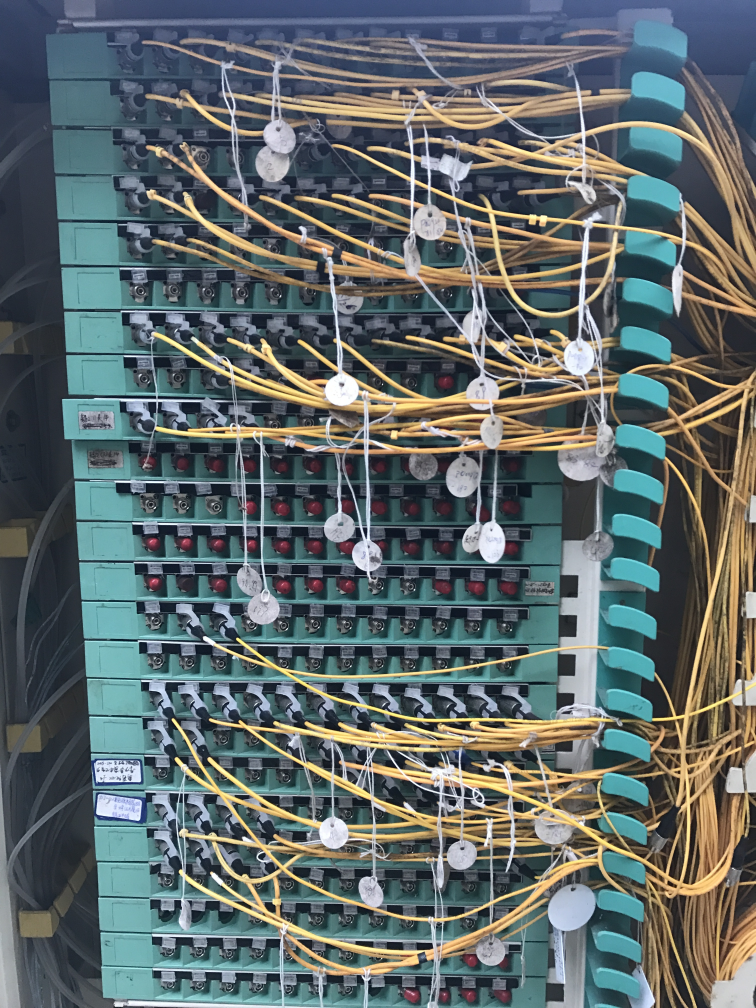
#> input picture stores/images/1_081b2f59-f9cf-403b-ac5c-02999a5d519d.jpg, 3024 x 4032 px, found by its file name (shown at 1/4 size); its folder holds 4 pictures in this run
$ python Interface.py
#> lines starting #> are read from the running program, lines starting #| are printed output that depends on the picture
### Algorithm/classification/classify.py
# -*- coding: utf-8 -*-
"""
Created on Mon Mar 11 14:05:33 2019

@author: maoyingxue
"""

import numpy as np
import cv2
import pickle
import os
import operator
class Classify():
    def __init__(self):
        self.getTrainFeature("Algorithm/classification/trainData.txt")
    def getTrainFeature(self,path,reload=False):
#> called with path = 'Algorithm/classification/trainData.txt', reload = False
        if os.path.exists(path) and reload==False:
            self.trainData=pickle.load(open(path,"rb"))
            self.trainFeature=self.trainData['trainFeature']
            self.trainLabels=self.trainData['trainLabels']
        else:
            self.trainFeature=[]
            self.trainLabels=[]
            imgpath="images"
            files=os.listdir(imgpath)
            for file in files:
                tmp=file.split("_")
                img=cv2.imread(os.path.join(imgpath,file))
#> img is the input picture: shape (4032, 3024, 3); mean B, G, R 106, 105.8, 95.8
                print(file,img.shape)
#| 1_081b2f59-f9cf-403b-ac5c-02999a5d519d.jpg (4032, 3024, 3)
                img=cv2.resize(img,(500,700))
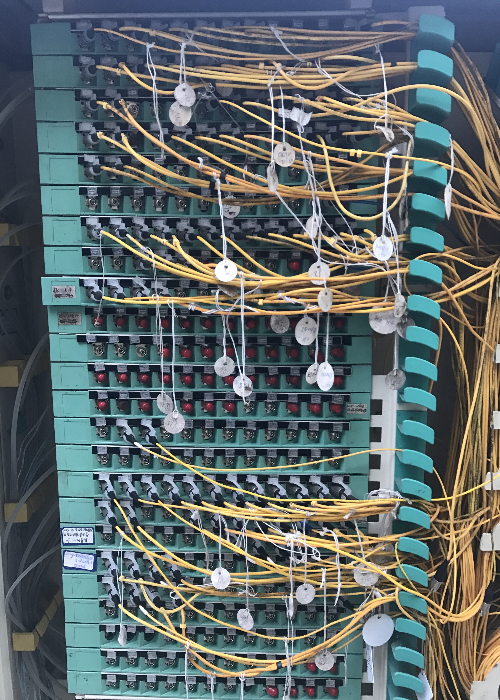
#> img: shape (700, 500, 3); mean B, G, R 105.9, 105.7, 95.7
                hsv = cv2.cvtColor(img,cv2.COLOR_BGR2HSV)
#> hsv: shape (700, 500, 3); mean H, S, V 85, 79.6, 118.9
                hist1 = cv2.calcHist([hsv], [0], None, [9], [0, 180])
#> hist1 = [57374, 21152, 861, 1499, 94020, 156057, 10562, 2718, 5757]
                hist2 = cv2.calcHist([hsv], [1], None, [16], [0, 256])
#> hist2 = [18514, 29713, 33138, 33448, 42105, 67063, 52270, 42065, 21900, 6253, 1926, 866, 327, 187, 109, 116]
                hist = np.append(hist1, hist2)
#> hist = 25 values, max 156057 at index 5, min 109 at index 23, mean 28000
                self.trainFeature.append(hist)
                self.trainLabels.append(tmp[0]+"_"+tmp[1])
#> pass 2 of the loop in getTrainFeature, `for file in files:`:
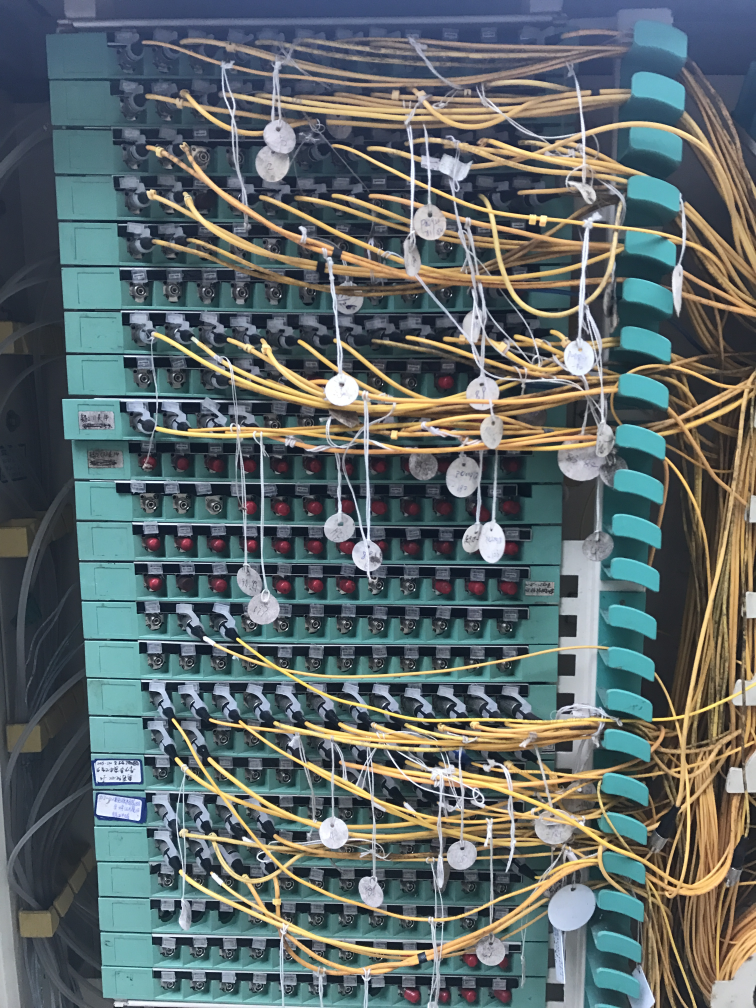
#> input picture stores/images/1_1.jpg, 3024 x 4032 px, found by its file name (shown at 1/4 size)
#> in getTrainFeature, img is the input picture: shape (4032, 3024, 3); mean B, G, R 106, 105.8, 95.8
#| 1_1.jpg (4032, 3024, 3)
#> in getTrainFeature, `img=cv2.resize(img,(500,700))`:
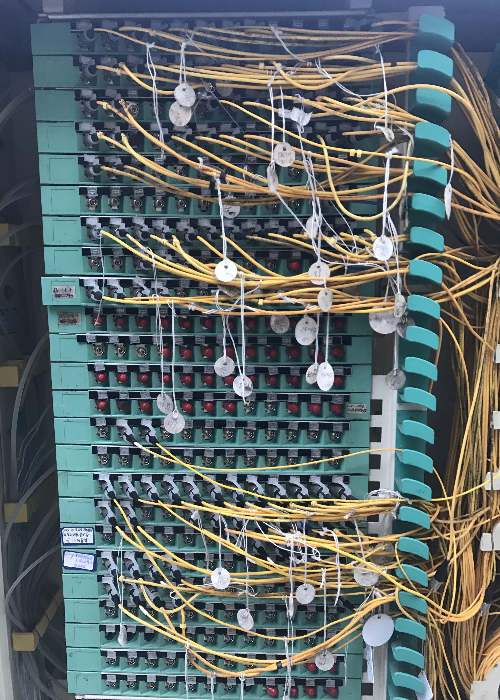
#> img: shape (700, 500, 3); mean B, G, R 105.9, 105.7, 95.7
#> hsv: shape (700, 500, 3); mean H, S, V 85.1, 79.7, 119
#> hist1 = [57102, 20889, 814, 1410, 93862, 156848, 10573, 2762, 5740]
#> hist2 = [18510, 29714, 33054, 33312, 41814, 66892, 52292, 42479, 22262, 6310, 1875, 807, 318, 162, 88, 111]
#> hist = 25 values, max 156848 at index 5, min 88 at index 23, mean 28000
#> pass 3 of the loop in getTrainFeature, `for file in files:`:
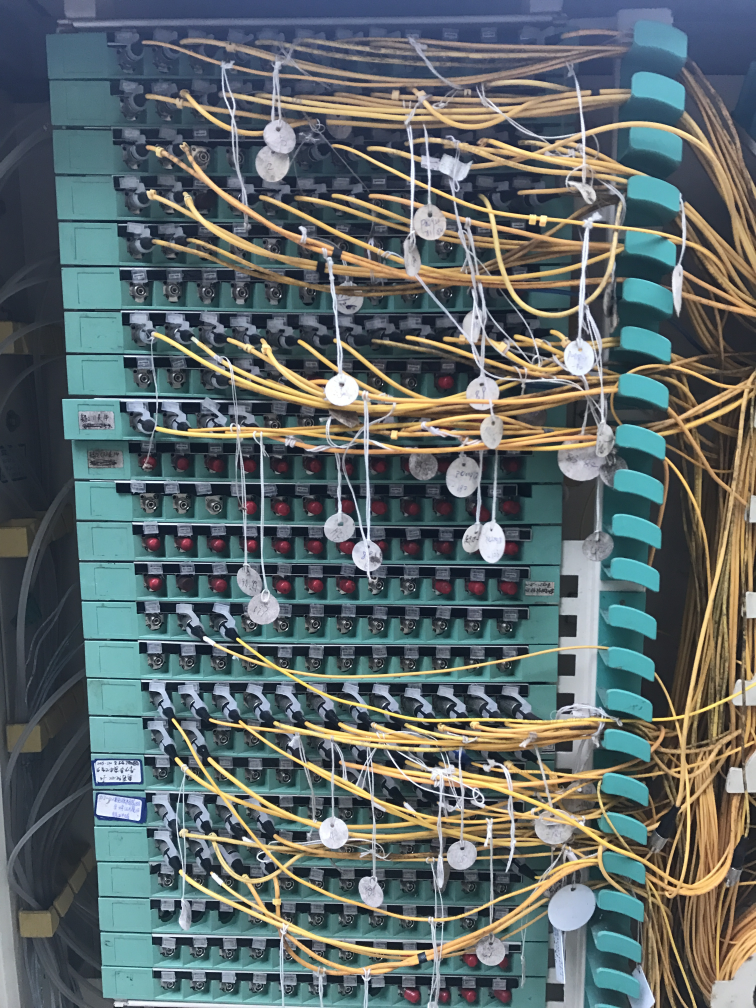
#> input picture stores/images/1_1_c75cdb88-f42f-498e-b2f4-c2b146819c20.jpg, 3024 x 4032 px, found by its file name (shown at 1/4 size)
#> in getTrainFeature, img is the input picture: shape (4032, 3024, 3); mean B, G, R 106, 105.8, 95.8
#| 1_1_c75cdb88-f42f-498e-b2f4-c2b146819c20.jpg (4032, 3024, 3)
#> in getTrainFeature, `img=cv2.resize(img,(500,700))`:
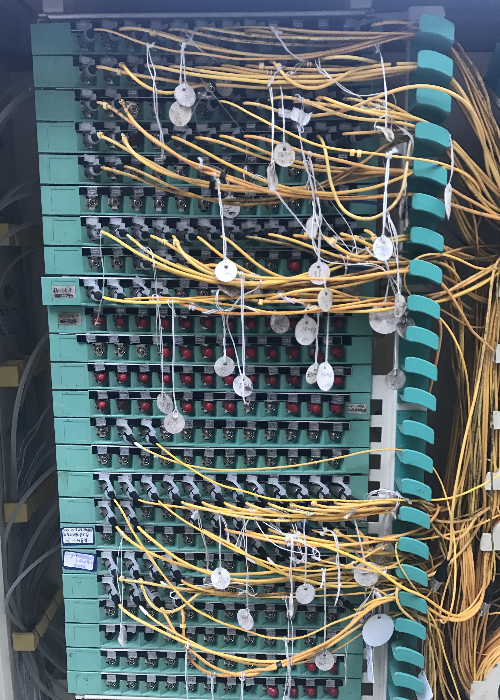
#> img: shape (700, 500, 3); mean B, G, R 105.9, 105.7, 95.7
#> hsv: shape (700, 500, 3); mean H, S, V 85.1, 79.7, 118.9
#> hist1 = [57070, 21011, 845, 1400, 93967, 156589, 10640, 2699, 5779]
#> hist2 = [18499, 29698, 33011, 33333, 41872, 66953, 52321, 42368, 22258, 6318, 1869, 814, 311, 168, 102, 105]
#> hist = 25 values, max 156589 at index 5, min 102 at index 23, mean 28000
#> the loop made 4 passes; the first 3 are shown
                #print(hist,tmp[0]+"_"+tmp[1])
            self.trainFeature=np.array(self.trainFeature)
            pickle.dump({'trainFeature':self.trainFeature,'trainLabels':self.trainLabels},open(path,"wb"))
    # [20 lines left out: functions predict, knn, not called in this run]
# [6 lines that do not run on import are left out]

### Interface.py
# -*- coding: utf-8 -*-
"""
Created on Thu Jun 20 11:35:32 2019

@author: maoyingxuex
"""
"""
info:为接口定义的json输入文件
results：为定义的json输出文件
"""
from Algorithm.grid_analysis import grid_analyzer
from Algorithm.port_classification import get_port_classification_result
from Algorithm.classification.classify import Classify
from constant import TYPE_2_COLOR, IMG_PATH
from Algorithm.getpoints.points import calpoints
import json
import cv2
import uuid

# 计算元分类
cls = Classify()
def calType(img):
    # 输入图片
    types = cls.predict(img)
    tmp = types.split("_")
    color = TYPE_2_COLOR[int(tmp[0])]
    # print(color)
    results = {}
    results["outerColor"] = color[0]
    results["innerColor"] = color[1]
    unique_filename = str(uuid.uuid4())
    addr=IMG_PATH+"/"+types+"_"+unique_filename+".jpg"
    cv2.imwrite(addr,img)
    results["addr"]=addr
    return results


# 计算边界点
def calPoints(info):
    results = {}
    results["points"] = calpoints(info)
    return results


# 计算行列信息
def calGridInfo(info):
    return grid_analyzer.analysis(info)


# 计算端口信息
def predictPorts(info):

    return get_port_classification_result(info)
